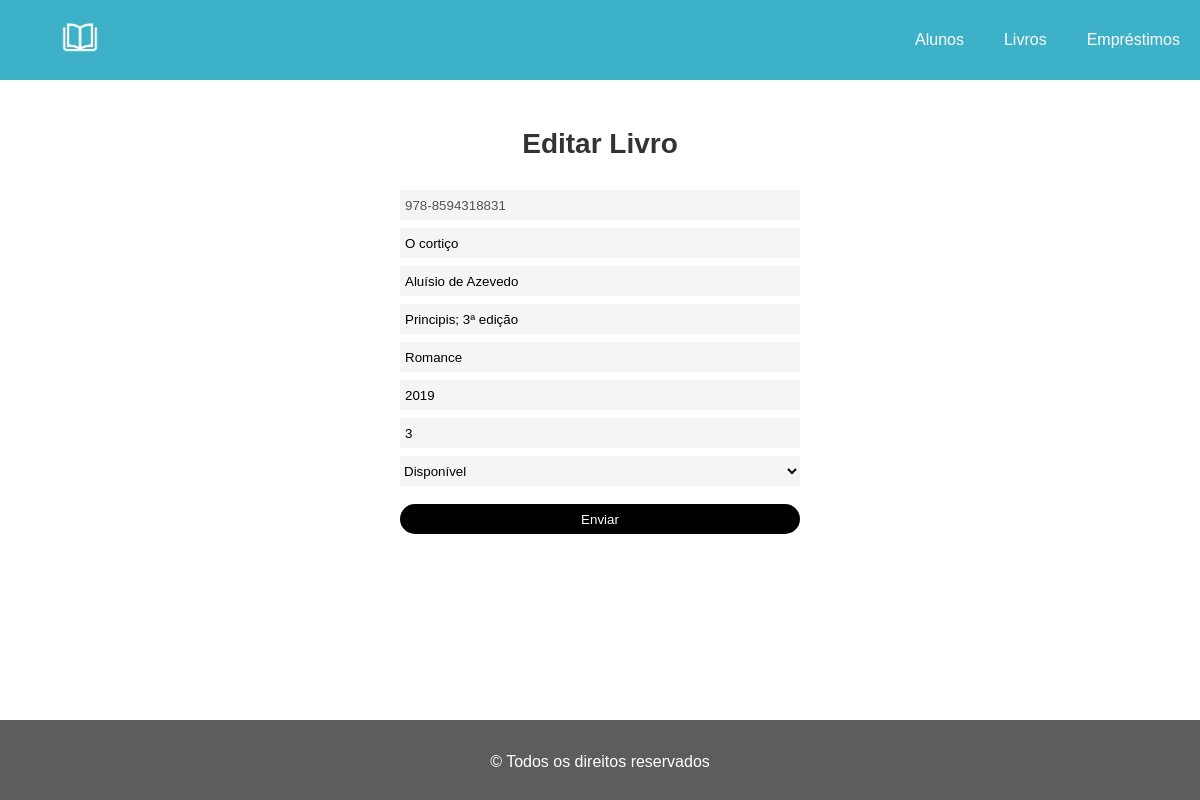
The page /index.php?pagina=form_livro&edt_livro=3 on the database its author committed.
### tables this page shows
CREATE TABLE LIVRO(
	ID_LIVRO INT auto_increment primary key,
	ISBN CHAR(17) NOT NULL,  
    TITULO VARCHAR(80) NOT NULL,
    AUTOR VARCHAR(100) NOT NULL, 
    EDITORA VARCHAR(80) NOT NULL,
    GENERO VARCHAR(40),
    ANO INT(4) NOT NULL,
    EXEMPLAR INT NOT NULL,
    SITUACAO VARCHAR(30) NOT NULL
);

### views/form_livros.php (the view, shortened to what this page needs)
<?php
if (!isset ($_GET["edt_livro"])){
?>
    <form action="cadastrar/cadastrar_livros.php" class="formu" method="post">
        <h2>Cadastro de Livros</h2>
        <div class="form-group">
            <input type="text" name="isbn" placeholder="ISBN">
        </div>
        <div class="form-group">
            <input type="text" name="titulo" placeholder="Título">
        </div>
        <div class="form-group">
            <input type="text" name="autor" placeholder="Autor">
        </div>
        <div class="form-group">
            <input type="text" name="editora" placeholder="Editora">
        </div>
        <div class="form-group">
            <input type="text" name="genero" placeholder="Gênero">
        </div>
        <div class="form-group">
            <input type="text" name="ano" placeholder="Ano">
        </div>
        <div class="form-group">
            <input type="text" name="exemplares" placeholder="Exemplares">
        </div>
        <div class="form-group">
            <select name="situacao" id="">
                <option value="Disponível">Disponível</option>
                <option value="Indisponível">Indisponível</option>
            </select>
        </div>
        <div class="form-group">
            <button class="btnform" type="submit">Enviar</button>
        </div>
    </form>
    <?php
} else {
    include('database/db.php');
    $id_livro = $_GET['edt_livro'];
    $query = "SELECT * FROM LIVRO WHERE id_livro = '$id_livro'" ;
    $consulta_livros = mysqli_query($conexao, $query);
    $linha = mysqli_fetch_row($consulta_livros);
    ?>
    <form action="editar/editar_livros.php" class="formu" method="post">
        <h2>Editar Livro</h2>
        <div class="form-group">
            <input type="text" name="isbn" placeholder="ISBN" value="<?php echo $linha[1];?>" disabled>
        </div>
        <div class="form-group">
            <input type="text" name="titulo" placeholder="Título" value="<?php echo $linha[2];?>">
        </div>
        <div class="form-group">
            <input type="text" name="autor" placeholder="Autor" value="<?php echo $linha[3];?>">
        </div>
        <div class="form-group">
            <input type="text" name="editora" placeholder="Editora" value="<?php echo $linha[4];?>">
        </div>
        <div class="form-group">
            <input type="text" name="genero" placeholder="Gênero" value="<?php echo $linha[5];?>">
        </div>
        <div class="form-group">
            <input type="text" name="ano" placeholder="Ano" value="<?php echo $linha[6];?>">
        </div>
        <div class="form-group">
            <input type="text" name="exemplares" placeholder="Exemplares" value="<?php echo $linha[7]?>">
        </div>
        <div class="form-group">
            <select name="situacao" id="" value="<?php echo $linha
            [8];?>">
                <option value="Disponível">Disponível</option>
            </select>
        </div>
        <div class="form-group">
            <button class="btnform" type="submit">Enviar</button>
        </div>
    </form>
<?php
}
?>

### estilos/base-site.css (style rules this page uses)
* { margin: 0; padding: 0; box-sizing: border-box; font-family: Arial, Helvetica, sans-serif; }
body { font-family: Arial, sans-serif; background-color: #ffffff; }
h2 { font-size: 1.75rem; color: #333; padding: 1em 0 0.8em 0; }

### estilos/form.css (style rules this page uses)
form { text-align: center; max-width: 400px; margin: 0 auto; }
label, input, select { display: block; }
input, select { background-color: rgba(221, 221, 221, 0.301); border: none; width: 100%; height: 30px }
input { padding-left: 5px; transition: ease-in 0.2s; }
input::placeholder { color: rgba(0, 0, 0, 0.7); }
.btnform { border: none; border-radius: 100px; background-color: rgb(0, 0, 0); color: rgb(255, 255, 255); margin-top: 10px; height: 30px; width: 100%; transition: ease-in 0.2s; }
.formu { display: flex; flex-direction: column; gap: 8px; }

### rows shown on the page
livro: isbn "978-8594318831", titulo "O cortiço", autor "Aluísio de Azevedo", editora "Principis; 3ª edição", genero "Romance", ano "2019", exemplares "3", situacao "Disponível"
